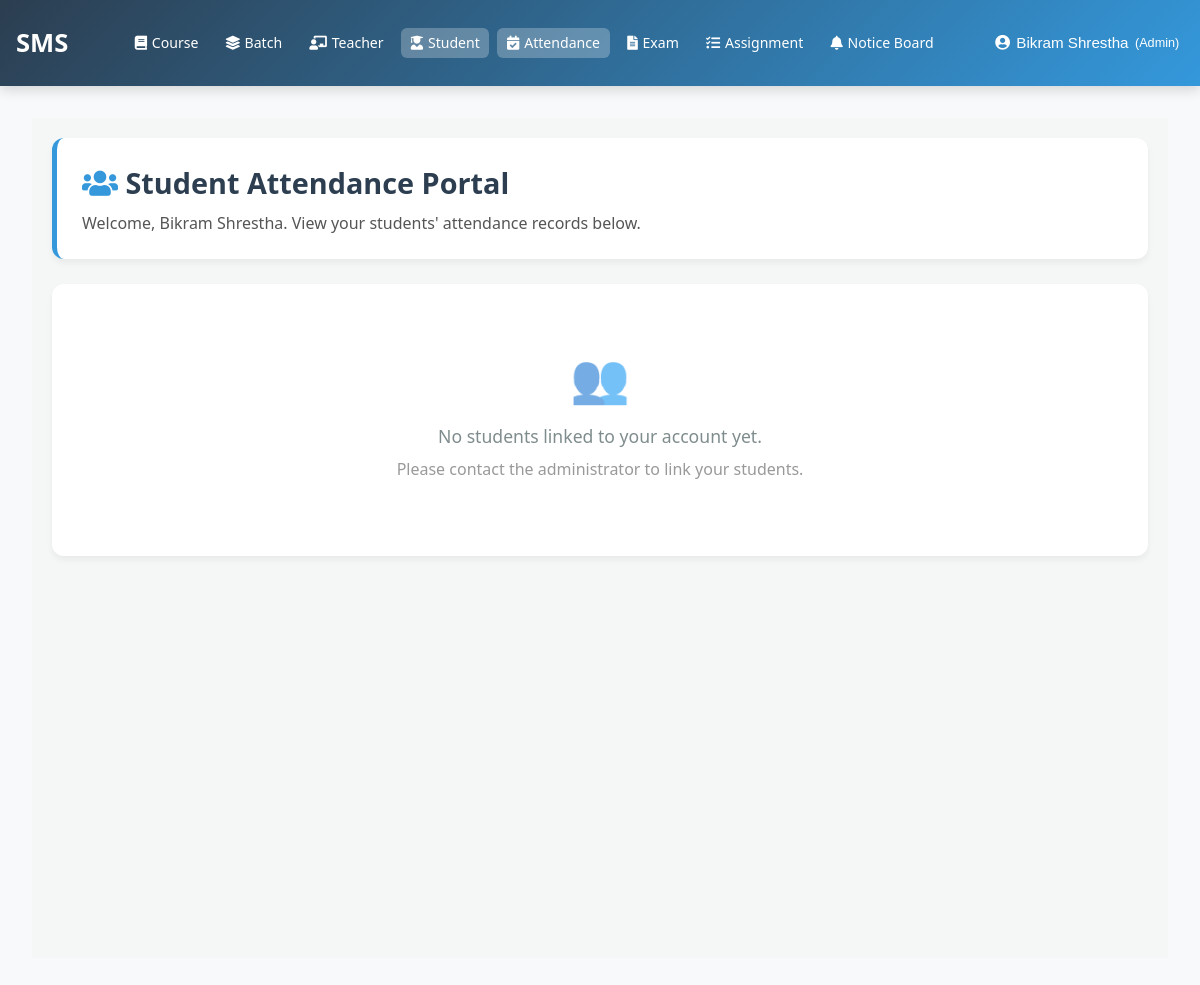
/attendance/guardian/students/ (signed in), run on the app's committed database.
### accounts/models.py (models this page shows, shortened)
class User(AbstractUser):
    ROLE_CHOICES = (
        ('admin', 'Admin'),
        ('teacher', 'Teacher'),
        ('student', 'Student'),
        ('guardian', 'Guardian'),
    )
    username = None
    email = models.EmailField(
        unique=True,
        validators=[email_validator],
        verbose_name="Email ID",
        help_text="Enter a valid email address"
    )
    role = models.CharField(
        max_length=20,
        choices=ROLE_CHOICES,
        default='student',
        verbose_name="User Role"
    )
    is_verified = models.BooleanField(default=False, verbose_name="Email Verified")
    created_by = models.ForeignKey(
        'self',
        on_delete=models.SET_NULL,
        null=True,
        blank=True,
        related_name='created_users',
        verbose_name="Created By"
    )
    date_created = models.DateTimeField(auto_now_add=True, verbose_name="Account Created")
    first_name = models.CharField(
        max_length=30,
        validators=[name_validator, validate_no_numbers],
        verbose_name="First Name",
        help_text="Enter first name without numbers"
    )
    last_name = models.CharField(
        max_length=30,
        validators=[name_validator, validate_no_numbers],
        verbose_name="Last Name",
        help_text="Enter last name without numbers"
    )
    phone_number = models.CharField(
        validators=[phone_validator, validate_no_letters_in_phone],
        max_length=17,
        blank=True,
        verbose_name="Phone Number",
        help_text="Enter phone number (9-15 digits, optional +)"
    )
    USERNAME_FIELD = 'email'
    REQUIRED_FIELDS = ['first_name', 'last_name']
    objects = CustomUserManager()
    class Meta:
        verbose_name = "User"
        verbose_name_plural = "Users"
        ordering = ['-date_created']

### attendance/views.py (the view, shortened to what this page needs)
# urls.py: path('guardian/students/', views.guardian_students_attendance, name='guardian_students_attendance'),
@login_required
def guardian_students_attendance(request):
    from accounts.models import GuardianStudentRelationship
    try:
        guardian_user = request.user
    except:
        return HttpResponseForbidden("Access Denied")
    relationships = GuardianStudentRelationship.objects.filter(
        guardian=guardian_user
    ).select_related('student', 'student__student_profile__batch')
    students_with_data = []
    context = {
        'students': students_with_data,
    }
    return render(request, 'attendance/guardian/students_list.html', context)

### templates/attendance/guardian/students_list.html (shortened to what this page needs)
{% extends 'base.html' %}
{% block content %}
<div class="container">
    <div class="page-header">
        <h1><i class="fas fa-users" style="color: var(--primary-blue);"></i> Student Attendance Portal</h1>
        <p>Welcome, {{ request.user.get_full_name }}. View your students' attendance records below.</p>
    </div>
    {% if students %}
        <div class="students-grid">
            {% for item in students %}
                <div class="student-card">
                    <h3>{{ item.student.user.get_full_name }}</h3>
                    <div class="student-info-item">
                        <span class="student-info-label">Student ID:</span>
                        <span class="student-info-value">{{ item.student.student_id }}</span>
                    </div>
                    <div class="student-info-item">
                        <span class="student-info-label">Batch:</span>
                        <span class="student-info-value">{{ item.student.batch.name }}</span>
                    </div>
                    <div class="student-info-item">
                        <span class="student-info-label">Recorded Sessions:</span>
                        <span class="record-badge">{{ item.total_records }}</span>
                    </div>
                    <a href="{% url 'attendance:guardian_student_attendance' item.student.id %}" class="btn btn-primary">
                        <i class="fas fa-eye"></i> View Attendance Report
                    </a>
                </div>
            {% endfor %}
        </div>
    {% else %}
        <div class="empty-state">
            <div class="empty-state-icon">👥</div>
            <p class="empty-state-text">No students linked to your account yet.</p>
            <p style="color: #999; margin-top: 10px;">Please contact the administrator to link your students.</p>
        </div>
    {% endif %}
</div>
{% endblock %}

### templates/base.html (shortened to what this page needs)
{% load static %}
<!DOCTYPE html>
<html lang="en">
<head>
    <link rel="stylesheet" href="https://cdnjs.cloudflare.com/ajax/libs/font-awesome/5.15.4/css/all.min.css">
    <link rel="stylesheet" href="{% static 'css/base.css' %}">
</head>
<body>
    <nav class="navbar">
        <a href="{% url 'dashboard_redirect' %}" class="navbar-brand">SMS</a>
        {% if user.is_authenticated %}
            <ul class="nav-menu">
                {% if user.role == 'admin' or user.is_superuser %}
                    <li><a href="{% url 'courses:course_list' %}" {% if 'courses' in request.path %}class="active"{% endif %}><i class="fas fa-book"></i> Course</a></li>
                    <li><a href="{% url 'batch_list' %}" {% if 'batches' in request.path %}class="active"{% endif %}><i class="fas fa-layer-group"></i> Batch</a></li>
                    <li><a href="{% url 'teacher_list' %}" {% if 'teachers' in request.path %}class="active"{% endif %}><i class="fas fa-chalkboard-teacher"></i> Teacher</a></li>
                    <li><a href="{% url 'student_list' %}" {% if 'students' in request.path %}class="active"{% endif %}><i class="fas fa-user-graduate"></i> Student</a></li>
                    <li><a href="{% url 'attendance:attendance_session_list' %}" {% if 'attendance' in request.path %}class="active"{% endif %}><i class="fas fa-calendar-check"></i> Attendance</a></li>
                    <li><a href="#"><i class="fas fa-file-alt"></i> Exam</a></li>
                    <li><a href="#"><i class="fas fa-tasks"></i> Assignment</a></li>
                    <li class="dropdown">
                        <a href="{% url 'noticeboard:notice_list' %}" {% if 'noticeboard' in request.path %}class="active"{% endif %}><i class="fas fa-bell"></i> Notice Board</a>
                    </li>
                {% endif %}
            </ul>
        {% endif %}
        {% if user.is_authenticated %}
            <div class="profile-dropdown">
                <button class="profile-btn">
                    <i class="fas fa-user-circle"></i>
                    {{ user.get_full_name|default:user.email }}
                    <small>({{ user.get_role_display|default:user.role }})</small>
                </button>
            </div>
        {% endif %}
    </nav>
    <main>
        {% block content %}
        {% endblock %}
    </main>
</body>
</html>

### static/css/base.css (style rules this page uses)
body { font-family: 'Segoe UI', Tahoma, Geneva, Verdana, sans-serif; margin: 0; background-color: #f8f9fa; color: #2c3e50; }
.navbar { background: linear-gradient(135deg, #2c3e50, #3498db); padding: 0.8rem 1rem; display: flex; justify-content: space-between; align-items: center; box-shadow: 0 4px 12px rgba(0,0,0,0.15); flex-wrap: nowrap; min-height: 60px; }
.navbar-brand { color: white; font-size: 1.6rem; font-weight: bold; text-decoration: none; white-space: nowrap; margin-right: 1rem; }
.nav-menu { display: flex; list-style: none; margin: 0; padding: 0; gap: 0.6rem; }
.nav-menu li a { color: white; text-decoration: none; font-size: 0.92rem; padding: 0.4rem 0.7rem; border-radius: 6px; transition: all 0.3s; display: flex; align-items: center; gap: 0.3rem; white-space: nowrap; }
.nav-menu li a:hover, .nav-menu li a.active { background-color: rgba(255,255,255,0.25); }
.profile-dropdown { position: relative; }
.profile-btn { background: none; border: none; color: white; font-size: 0.95rem; cursor: pointer; display: flex; align-items: center; gap: 0.4rem; padding: 0.4rem 0.7rem; border-radius: 6px; transition: background 0.3s; white-space: nowrap; max-width: 200px; overflow: hidden; text-overflow: ellipsis; }
.nav-menu .dropdown { position: relative; }
main { padding: 2rem; min-height: calc(100vh - 70px); }
@media (max-width: 1400px) { .nav-menu { gap: 0.5rem; } }
@media (max-width: 1400px) { .nav-menu li a { font-size: 0.88rem; padding: 0.35rem 0.6rem; } }

### templates/attendance/guardian/students_list.html (style rules this page uses)
:root { --primary-blue: #3498db; --dark-navy: #2c3e50; --success-green: #27ae60; --danger-red: #e74c3c; --warning-orange: #f39c12; --bg-light: #f4f7f6; }
.container { max-width: 1200px; margin: 0 auto; padding: 20px; background-color: var(--bg-light); min-height: 100vh; }
.page-header { background: white; padding: 25px; border-radius: 12px; box-shadow: 0 4px 6px rgba(0,0,0,0.05); margin-bottom: 25px; border-left: 5px solid var(--primary-blue); }
.page-header h1 { color: var(--dark-navy); margin: 0; font-size: 1.8rem; font-weight: 700; }
.page-header p { margin: 10px 0 0 0; color: #555; }
.empty-state { text-align: center; padding: 60px 20px; background: white; border-radius: 12px; box-shadow: 0 4px 6px rgba(0,0,0,0.05); }
.empty-state-icon { font-size: 3rem; margin-bottom: 15px; opacity: 0.6; }
.empty-state-text { color: #7f8c8d; font-size: 1.1rem; margin: 0; }

### data on the page
User: get_full_name "Bikram Shrestha", role "Ad…", user.get_full_name "Bikram Shrestha"
